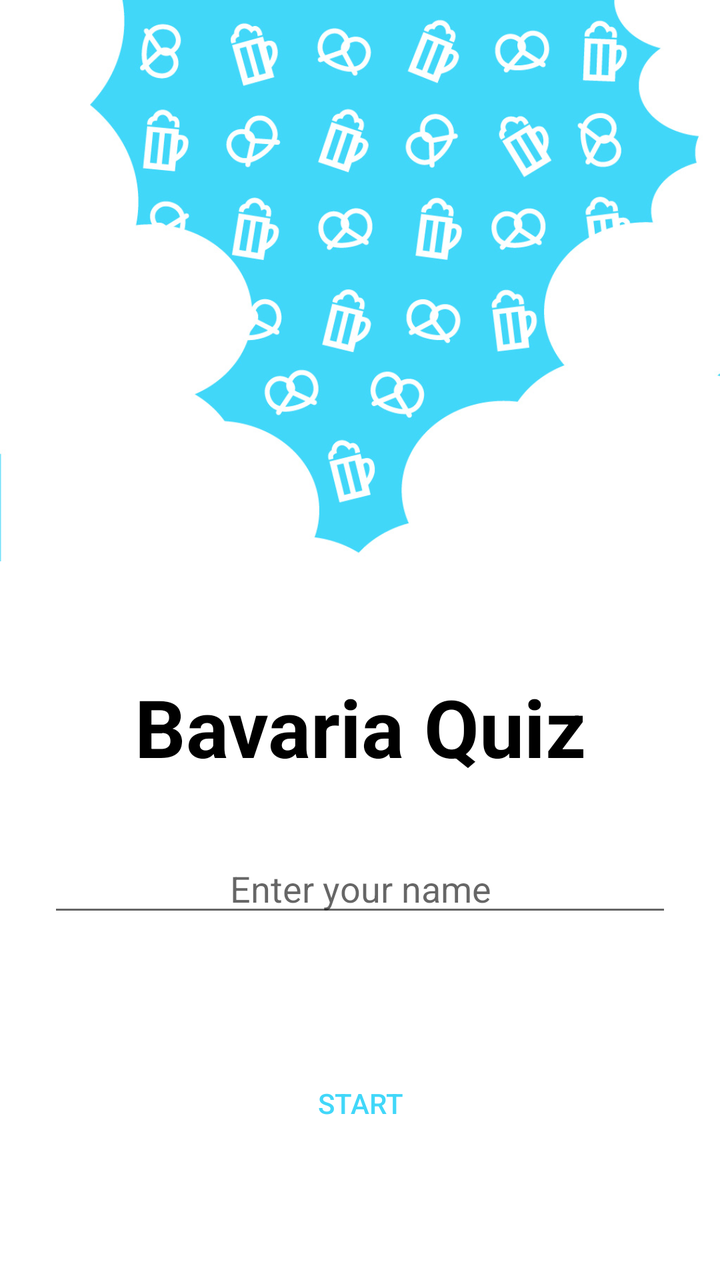
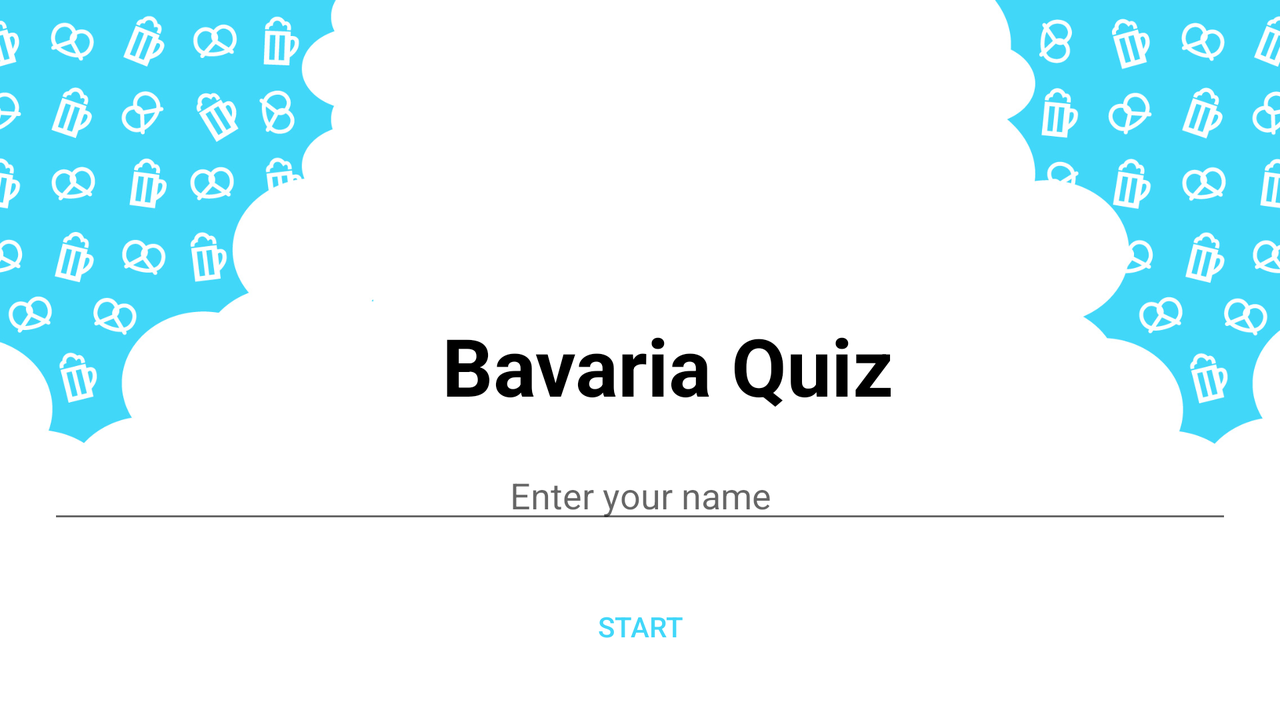

The same Android screen from two of the app's own layout files: first res/layout/ as a phone draws it, then the repository's variant for another configuration, drawn on a device whose configuration selects that folder. Both files follow.
<!-- AndroidManifest.xml: application theme AppTheme -->
<!-- res/layout/activity_main.xml -->
<?xml version="1.0" encoding="utf-8"?>
<LinearLayout xmlns:android="http://schemas.android.com/apk/res/android"
    xmlns:tools="http://schemas.android.com/tools"
    android:id="@+id/activity_main"
    style="@style/linearLayout"
    tools:context="com.example.android.bavariaquiz.MainActivity">

    <ImageView
        style="@style/imageViewPortrait"
        android:src="@drawable/bg_portrait" />

    <TextView
        style="@style/textViewAppTitle"
        android:text="@string/app_name" />

    <EditText
        android:id="@+id/name"
        style="@style/mainEditText"
        android:hint="@string/main_textEdit_hintText" />

    <Button
        style="@style/button.mainBorderlessButton_portrait"
        android:onClick="goToQuiz"
        android:text="@string/main_buttonText" />

</LinearLayout>
<!-- resources referenced by this layout -->
<resources>
  <!-- drawable bg_portrait: jpg bitmap (drawable, 167958 bytes) -->
  <string name="app_name">Bavaria Quiz</string>
  <string name="main_buttonText">Start</string>
  <string name="main_textEdit_hintText">Enter your name</string>
  <style name="button.mainBorderlessButton_portrait">
          <item name="android:background">@color/colorPrimary</item>
          <item name="android:layout_weight">2</item>
      </style>
  <style name="imageViewPortrait">
          <item name="android:layout_width">match_parent</item>
          <item name="android:layout_height">wrap_content</item>
          <item name="android:adjustViewBounds">true</item>
          <item name="android:layout_weight">0</item>
      </style>
  <style name="linearLayout">
          <item name="android:orientation">vertical</item>
          <item name="android:layout_width">match_parent</item>
          <item name="android:layout_height">match_parent</item>
          <item name="android:background">@color/colorPrimary</item>
      </style>
  <style name="mainEditText">
          <item name="android:layout_width">match_parent</item>
          <item name="android:layout_height">wrap_content</item>
          <item name="android:layout_marginLeft">@dimen/standard_space</item>
          <item name="android:layout_marginRight">@dimen/standard_space</item>
          <item name="android:gravity">center_horizontal</item>
          <item name="android:inputType">textCapWords</item>
          <item name="android:layout_weight">0</item>
      </style>
  <style name="textViewAppTitle">
          <item name="android:layout_width">match_parent</item>
          <item name="android:layout_height">wrap_content</item>
          <item name="android:textSize">@dimen/headline_textsize</item>
          <item name="android:paddingTop">@dimen/standard_space</item>
          <item name="android:textColor">@color/colorPrimaryDark</item>
          <item name="android:textStyle">bold</item>
          <item name="android:gravity">center</item>
          <item name="android:layout_weight">1</item>
      </style>
  <style name="AppTheme" parent="Theme.AppCompat.Light">
          
          <item name="colorPrimary">@color/colorPrimary</item>
          <item name="colorPrimaryDark">@color/colorPrimaryDark</item>
          <item name="colorAccent">@color/colorAccent</item>
          <item name="android:textColor">@color/colorPrimaryDark</item>
      </style>
  <color name="colorPrimary">#FFFFFF</color>
  <dimen name="standard_space">24dp</dimen>
  <dimen name="headline_textsize">40sp</dimen>
  <color name="colorPrimaryDark">#000000</color>
  <color name="colorAccent">#41D7F9</color>
</resources>
<!-- res/layout-land/activity_main.xml (the repository's variant of the layout above) -->
<!-- drawn on the phone turned sideways -->
<?xml version="1.0" encoding="utf-8"?>
<LinearLayout xmlns:android="http://schemas.android.com/apk/res/android"
    xmlns:tools="http://schemas.android.com/tools"
    android:id="@+id/activity_main"
    style="@style/linearLayout"
    tools:context="com.example.android.bavariaquiz.MainActivity">

    <LinearLayout style="@style/linearLayout.landSecondary">

        <ImageView
            style="@style/imageViewLand.Left"
            android:src="@drawable/bg_land_left" />

        <TextView
            style="@style/textViewAppTitle.land"
            android:text="@string/app_name" />

        <ImageView
            style="@style/imageViewLand.Right"
            android:src="@drawable/bg_land_right" />

    </LinearLayout>

    <EditText
        android:id="@+id/name"
        style="@style/mainEditText"
        android:hint="@string/main_textEdit_hintText" />

    <Button
        style="@style/button.mainBorderlessButton_land"
        android:onClick="goToQuiz"
        android:text="@string/main_buttonText" />

</LinearLayout>
<!-- resources referenced by the variant -->
<!-- as the phone turned sideways resolves them -->
<resources>
  <!-- drawable bg_land_left: jpg bitmap (drawable-land, 134733 bytes) -->
  <!-- drawable bg_land_right: jpg bitmap (drawable-land, 116408 bytes) -->
  <string name="app_name">Bavaria Quiz</string>
  <string name="main_buttonText">Start</string>
  <string name="main_textEdit_hintText">Enter your name</string>
  <style name="button.mainBorderlessButton_land">
          <item name="android:layout_weight">1</item>
      </style>
  <style name="imageViewLand.Left">
          <item name="android:scaleType">fitStart</item>
      </style>
  <style name="imageViewLand.Right">
          <item name="android:scaleType">fitEnd</item>
      </style>
  <style name="linearLayout">
          <item name="android:orientation">vertical</item>
          <item name="android:layout_width">match_parent</item>
          <item name="android:layout_height">match_parent</item>
          <item name="android:background">@color/colorPrimary</item>
      </style>
  <style name="linearLayout.landSecondary">
          <item name="android:orientation">horizontal</item>
          <item name="android:layout_height">@dimen/linearLayout_landSecondary_height</item>
          <item name="android:layout_weight">5</item>
      </style>
  <style name="mainEditText">
          <item name="android:layout_width">match_parent</item>
          <item name="android:layout_height">wrap_content</item>
          <item name="android:layout_marginLeft">@dimen/standard_space</item>
          <item name="android:layout_marginRight">@dimen/standard_space</item>
          <item name="android:gravity">center_horizontal</item>
          <item name="android:inputType">textCapWords</item>
          <item name="android:layout_weight">0</item>
      </style>
  <style name="textViewAppTitle.land">x
          <item name="android:layout_height">wrap_content</item>
          <item name="android:paddingTop">@dimen/headline_paddingtop_land</item>
          <item name="android:paddingBottom">@dimen/headline_paddingbottom_land</item>
          <item name="android:layout_gravity">bottom</item>
          <item name="android:layout_weight">10</item>
      </style>
  <style name="AppTheme" parent="Theme.AppCompat.Light">
          
          <item name="colorPrimary">@color/colorPrimary</item>
          <item name="colorPrimaryDark">@color/colorPrimaryDark</item>
          <item name="colorAccent">@color/colorAccent</item>
          <item name="android:textColor">@color/colorPrimaryDark</item>
      </style>
  <color name="colorPrimary">#FFFFFF</color>
  <dimen name="linearLayout_landSecondary_height">0dp</dimen>
  <dimen name="standard_space">24dp</dimen>
  <dimen name="headline_paddingtop_land">0dp</dimen>
  <dimen name="headline_paddingbottom_land">16dp</dimen>
  <color name="colorPrimaryDark">#000000</color>
  <color name="colorAccent">#41D7F9</color>
</resources>
